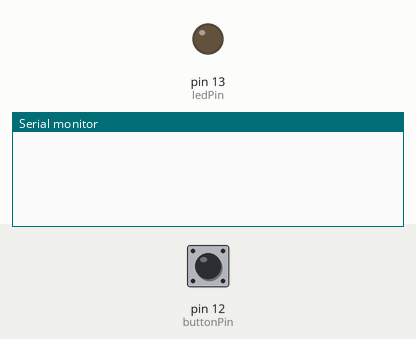
Recording of a sketch running on a simulated Arduino Uno, built with avr-gcc and run on an emulated ATmega328P. Shown: output pins drawn as LEDs (lit = HIGH), the last lines printed to the serial monitor. Inputs (shaded band) come from the test bench; at power-on: pin 12 (buttonPin) LOW.

Above: at 1.2 s.
1.3 s: pin 12 (buttonPin) pulled HIGH for 0.15 s
At 2.0 s:
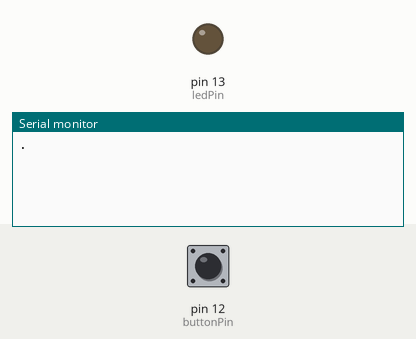
2.9 s: pin 12 (buttonPin) pulled HIGH for 1 s
At 4.5 s:
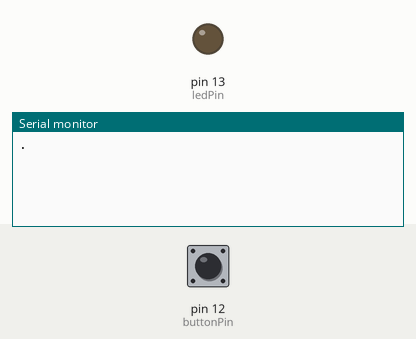

Measured:
- after the input at 1.3 s, the serial monitor: prints a new line after 0.15 s (image 1)
- after the input at 2.9 s, the serial monitor: prints a new line after 1.0 s (image 2)

The sketch:

button-to-morse.ino
```cpp
// constants won't change. They're used here to set pin numbers:
const int buttonPin = 12;  // the number of the pushbutton pin
const int ledPin = 13;    // the number of the LED pin

// Morse code dictionary
const char* morseCode[] = {".-", "-...", "-.-.", "-..", ".", "..-.", "--.", "....", "..",
                            ".---", "-.-", ".-..", "--", "-.", "---", ".--.", "--.-", ".-.",
                            "...", "-", "..-", "...-", ".--", "-..-", "-.--", "--..", " "};

// Alphabet
const char* alphabet = "abcdefghijklmnopqrstuvwxyz ";

// variables will change:
int buttonState = 0;       // variable for reading the pushbutton status
int lastButtonState = LOW; // previous state of the button
unsigned long pressStartTime = 0; // the time the button was pressed
unsigned long pressEndTime = 0;   // the time the button was released
int pressDuration = 0;            // duration of button press in milliseconds

void setup() {
  // initialize the LED pin as an output:
  pinMode(ledPin, OUTPUT);
  // initialize the pushbutton pin as an input:
  pinMode(buttonPin, INPUT);
  // initialize serial communication:
  Serial.begin(9600);
}

void loop() {
  // read the state of the pushbutton value:
  buttonState = digitalRead(buttonPin);

  // check if the button state has changed
  if (buttonState != lastButtonState) {
    // button is pressed down
    if (buttonState == HIGH) {
      pressStartTime = millis(); // record the time the button is pressed
    } else { // button is released
      pressEndTime = millis(); // record the time the button is released
      pressDuration = pressEndTime - pressStartTime; // calculate the duration of the press

      // translate the duration into Morse code
      if (pressDuration < 200) { // if the press duration is short (a dot)
        Serial.print(".");
      } else if (pressDuration >= 200 && pressDuration < 600) { // if the press duration is medium (a dash)
        Serial.print("-");
      } else { // if the press duration is long (end of a character)
        decodeMorse(); // decode the Morse code
      }
    }
  }

  // save the current state as the last state
  lastButtonState = buttonState;
}

void decodeMorse() {
  int dotDuration = 200; // duration of a dot in milliseconds
  int dashDuration = 600; // duration of a dash in milliseconds
  int morseIndex = 0; // index for Morse code array

  // iterate through the Morse code array
  for (int i = 0; i < 27; i++) {
    // compare the current Morse code with the recorded button press duration
    if (morseCode[i][morseIndex] == '.') { // if it's a dot
      if (pressDuration < dotDuration + 50) { // check if the press duration is close to the duration of a dot
        Serial.print(alphabet[i]); // print the corresponding letter
        break; // exit the loop
      }
    } else if (morseCode[i][morseIndex] == '-') { // if it's a dash
      if (pressDuration >= dashDuration - 50 && pressDuration < dashDuration + 50) { // check if the press duration is close to the duration of a dash
        Serial.print(alphabet[i]); // print the corresponding letter
        break; // exit the loop
      }
    } else { // if it's the end of a character
      Serial.print(" "); // print a space
      break; // exit the loop
    }
  }
}
```
